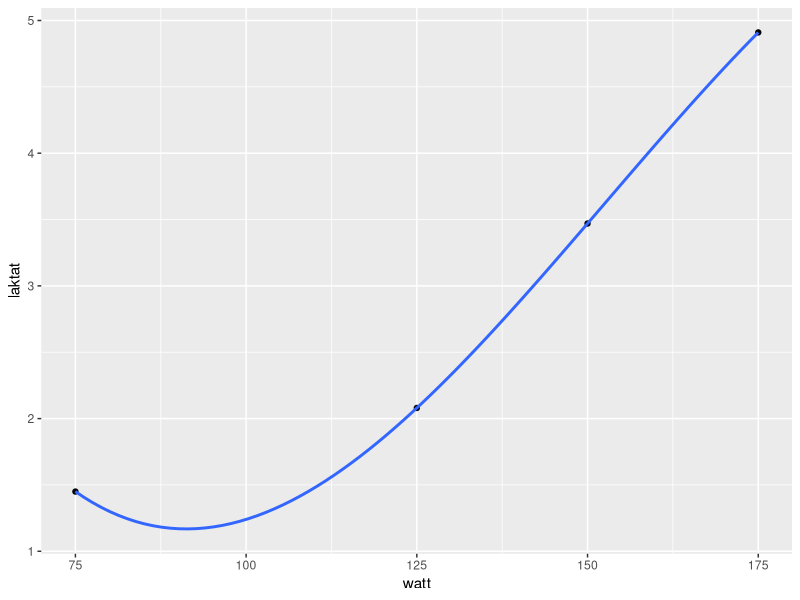

Write R code to recreate this figure. (Note: this script raises an error after producing the figure.)
## ---- chunk 1
library(tidyverse)
  

library(readxl)
Data <- read_excel("Data.xlsx",na = "NA")

dat <- Data %>%
  select(Subject, Tid, lac.75:lac.250) %>%
  pivot_longer(names_to = "watt",
               values_to = "laktat",
               names_prefix = "lac.",
               names_transform = list(watt = as.numeric),
               cols = lac.75:lac.250) %>%

  
   filter(Subject == 1,
         Tid == "pre",
         !is.na(laktat)) %>% # Remove NA values
  print()


dat %>%
  ggplot(aes(watt, laktat)) + geom_point() +
  
  geom_smooth(method = "lm", se = FALSE, 
              formula = y ~ poly(x, 3)) 

# Fit the model
model <- lm(laktat ~ watt + I(watt^2) + I(watt^3), data = dat)

summary(model)

predict(model)
  
## ---- chunk 2

myfun <- function(a, b) { 
  
  results <- a * b
  
  return(results)
  
}

myfun(1,4445, 6)
